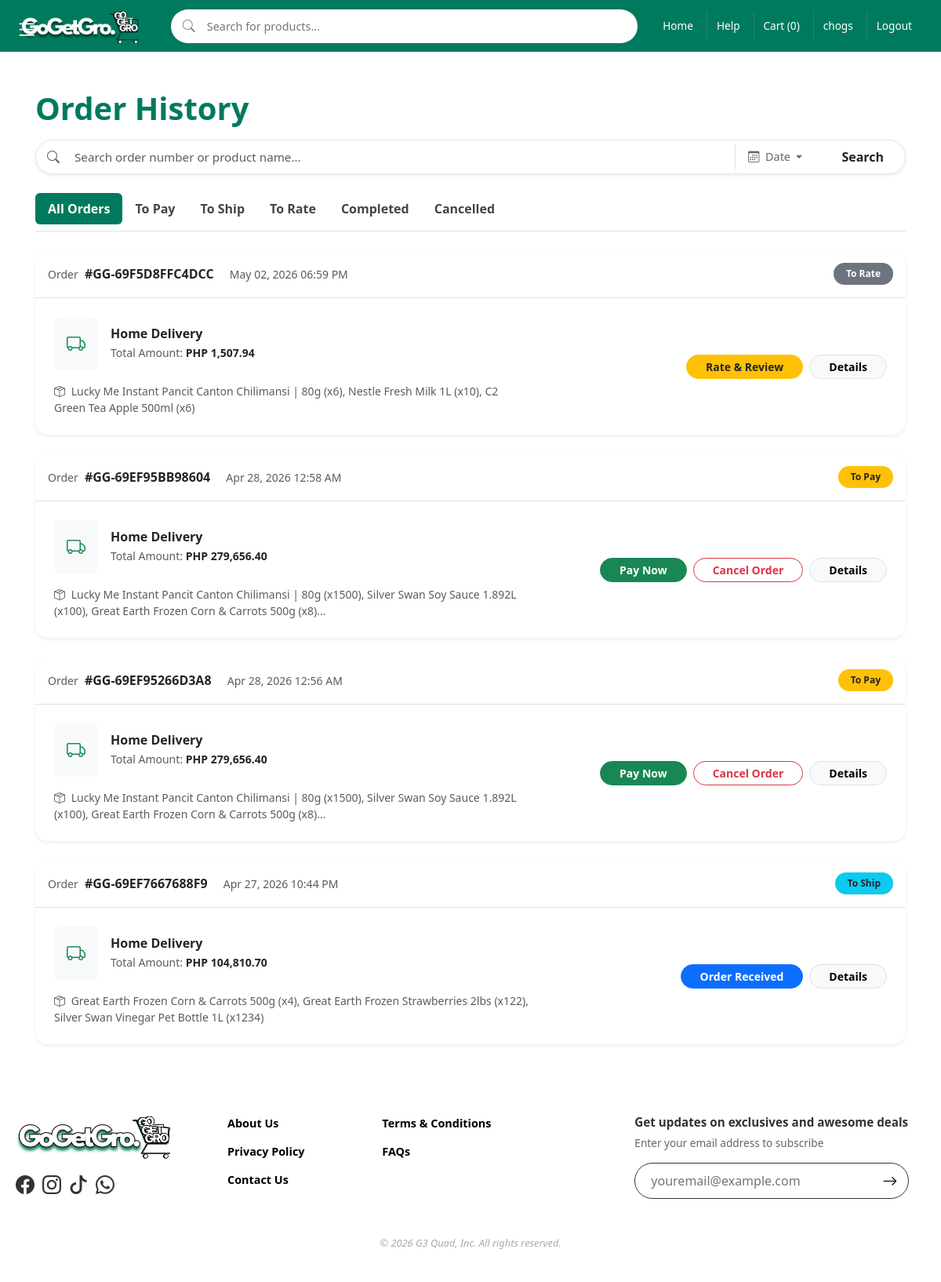
/orderhistory.php (signed in), run on the app's committed database.
### tables this page shows
CREATE TABLE `orders` (
  `id` int(10) UNSIGNED NOT NULL,
  `user_id` int(11) NOT NULL,
  `order_number` varchar(30) NOT NULL,
  `status` varchar(30) NOT NULL DEFAULT 'To Pay',
  `fulfillment_type` varchar(40) NOT NULL DEFAULT 'Regular Delivery',
  `delivery_type` varchar(20) NOT NULL DEFAULT 'regular',
  `delivery_address_id` int(10) UNSIGNED DEFAULT NULL,
  `subtotal` decimal(10,2) NOT NULL DEFAULT 0.00,
  `delivery_fee` decimal(10,2) NOT NULL DEFAULT 0.00,
  `discount_amount` decimal(10,2) NOT NULL DEFAULT 0.00,
  `total_amount` decimal(10,2) NOT NULL DEFAULT 0.00,
  `created_at` datetime NOT NULL DEFAULT current_timestamp(),
  `updated_at` datetime NOT NULL DEFAULT current_timestamp() ON UPDATE current_timestamp(),
  `rating` tinyint(1) DEFAULT NULL,
  `email_sent` tinyint(1) DEFAULT 0,
  `delivery_email_sent` tinyint(1) DEFAULT 0,
  `rating_email_sent` tinyint(1) DEFAULT 0
);

### includes/store.php (called while the page is built, shortened)
<?php
function current_user(): ?array
{
    return $_SESSION['user'] ?? null;
}
function money(float $amount): string
{
    return 'PHP ' . number_format($amount, 2);
}
function get_user_orders(int $userId): array
{
    global $db;
    $stmt = $db->prepare('SELECT id, order_number, status, fulfillment_type, total_amount, created_at FROM orders WHERE user_id = ? ORDER BY created_at DESC');
    $stmt->bind_param('i', $userId);
    $stmt->execute();
    return $stmt->get_result()->fetch_all(MYSQLI_ASSOC);
}
function get_order_items(mysqli $db, int $orderId): array
{
    $stmt = $db->prepare('SELECT id, product_id, product_name, quantity, unit_price FROM order_items WHERE order_id = ?');
    $stmt->bind_param('i', $orderId);
    $stmt->execute();
    return $stmt->get_result()->fetch_all(MYSQLI_ASSOC);
}
function get_orders(): array
{
    $user = current_user();
    return get_user_orders($user['id']);
}

### orderhistory.php (the view, shortened to what this page needs)
<?php
$statusTabs = [
    'all'        => null,
    'to-pay'     => 'To Pay',
    'to-ship'    => 'To Ship',
    'to-rate'    => 'To Rate',
    'completed'  => 'Completed',
    'cancelled'  => 'Cancelled',
];
$activeTab = $_GET['tab'] ?? 'all';
$searchQuery = trim($_GET['search'] ?? '');
$dateFilter  = trim($_GET['date'] ?? '');
$orders = get_orders();
function oh_status_class(string $s): string {
    return match($s) {
        'To Pay'      => 'bg-warning text-dark',
        'To Ship'     => 'bg-info text-dark',
        'To Rate'     => 'bg-secondary',
        'Delivered'   => 'bg-success',
        'Completed'   => 'bg-success',
        'Cancelled'   => 'bg-danger',
        default       => 'bg-secondary'
    };
}
require_once __DIR__ . '/includes/header.php';
?>
<main class="content-wrapper">
    <div class="container my-5">
        <div class="d-flex align-items-center justify-content-between mb-3">
            <h1 class="fw-bold mb-0" style="color: #007a5e;">Order History</h1>
        </div>
        <form method="GET" action="orderhistory.php" class="mb-4">
            <div class="input-group shadow-sm rounded-pill overflow-hidden" style="border: 1px solid #d8ede7; background: #fff; padding: 2px;">
                <span class="input-group-text bg-transparent border-0 pe-2 text-muted">
                    <i class="bi bi-search"></i>
                </span>
                <input type="text" name="search" class="form-control border-0 shadow-none bg-transparent" placeholder="Search order number or product name..." value="<?= htmlspecialchars($searchQuery) ?>" style="font-size:0.95rem;">
                <div class="dropdown">
                    <button class="btn btn-link text-muted text-decoration-none dropdown-toggle h-100 px-3 border-start" type="button" data-bs-toggle="dropdown" aria-expanded="false" style="font-size: 0.9rem; color: #666 !important;">
                        <i class="bi bi-calendar3 me-1"></i> <?= $dateFilter ?: 'Date' ?>
                    </button>
                </div>
                <button type="submit" class="btn btn-gogetgro px-4 fw-bold rounded-pill ms-2">Search</button>
            </div>
        </form>
        <ul class="nav nav-pills mb-4 overflow-auto flex-nowrap pb-2 border-bottom">
            <?php foreach ($statusTabs as $slug => $label): ?>
                <li class="nav-item">
                    <a class="nav-link <?= $activeTab === $slug ? 'active' : '' ?> fw-semibold"
                       href="orderhistory.php?tab=<?= $slug ?>"
                       style="<?= $activeTab === $slug ? 'background-color:#007a5e;' : 'color:#444;' ?>">
                        <?= $label ?? 'All Orders' ?>
                    </a>
                </li>
            <?php endforeach; ?>
        </ul>
        <?php if (empty($orders)): ?>
            <div class="text-center py-5 bg-white rounded-4 shadow-sm">
                <i class="bi bi-bag-x" style="font-size: 4rem; color: #dee2e6;"></i>
                <p class="mt-3 text-muted">No orders found in this category.</p>
                <a href="index.php" class="btn btn-primary mt-2" style="background:#007a5e; border:none; border-radius:50px; padding:10px 25px;">Start Shopping</a>
            </div>
        <?php else: ?>
            <div class="row g-4" id="orders-container">
                <?php foreach ($orders as $index => $order): ?>
                    <div class="col-12 order-card" style="<?= $index >= 5 ? 'display: none;' : '' ?>">
                        <div class="card border-0 shadow-sm rounded-4 overflow-hidden">
                            <div class="card-header bg-white py-3 border-bottom d-flex justify-content-between align-items-center">
                                <div>
                                    <span class="text-muted small">Order</span>
                                    <span class="fw-bold ms-1">#<?= htmlspecialchars($order['order_number']) ?></span>
                                    <span class="text-muted small ms-3"><?= date('M d, Y h:i A', strtotime($order['created_at'])) ?></span>
                                </div>
                                <span class="badge rounded-pill <?= oh_status_class($order['status']) ?> px-3 py-2">
                                    <?= htmlspecialchars($order['status']) ?>
                                </span>
                            </div>
                            <div class="card-body p-4">
                                <div class="row align-items-center">
                                    <div class="col-md-7">
                                        <div class="d-flex align-items-center mb-3">
                                            <div class="bg-light p-3 rounded-3 me-3">
                                                <i class="bi <?= $order['fulfillment_type'] === 'pickup' ? 'bi-shop' : 'bi-truck' ?> text-success" style="font-size: 1.5rem;"></i>
                                            </div>
                                            <div>
                                                <h6 class="mb-1 fw-bold"><?= $order['fulfillment_type'] === 'pickup' ? 'Store Pickup' : 'Home Delivery' ?></h6>
                                                <p class="text-muted small mb-0">Total Amount: <span class="fw-bold text-dark"><?= money((float)$order['total_amount']) ?></span></p>
                                            </div>
                                        </div>
                                        <?php
                                            $items = get_order_items($db, $order['id']);
                                            $itemNames = array_map(fn($i) => htmlspecialchars($i['product_name']) . ' (x' . $i['quantity'] . ')', $items);
                                        ?>
                                        <div class="text-muted small">
                                            <i class="bi bi-box-seam me-1"></i>
                                            <?= implode(', ', array_slice($itemNames, 0, 3)) ?><?= count($itemNames) > 3 ? '...' : '' ?>
                                        </div>
                                    </div>
                                    <div class="col-md-5 text-md-end mt-4 mt-md-0">
                                        <div class="d-flex flex-wrap gap-2 justify-content-md-end">
                                            <?php if ($order['status'] === 'To Pay'): ?>
                                                <form method="POST" class="d-inline-block">
                                                    <button type="submit" class="btn btn-success btn-sm rounded-pill px-4 fw-bold">Pay Now</button>
                                                </form>
                                                <form method="POST" class="d-inline-block" onsubmit="return confirmCancel(event)">
                                                    <button type="submit" class="btn btn-outline-danger btn-sm rounded-pill px-4 fw-bold">Cancel Order</button>
                                                </form>
                                            <?php endif; ?>
                                            <?php if ($order['status'] === 'To Ship'): ?>
                                                <form method="POST" onsubmit="return confirmReceive(event)">
                                                    <button type="submit" class="btn btn-primary btn-sm rounded-pill px-4 fw-bold">Order Received</button>
                                                </form>
                                            <?php endif; ?>
                                                                                         <?php if ($order['status'] === 'To Rate'): ?>
                                                <form method="POST" onsubmit="return confirmRate(event)">
                                                    <button type="submit" class="btn btn-warning btn-sm rounded-pill px-4 fw-bold text-dark">Rate & Review</button>
                                                </form>
                                             <?php endif; ?>
                                            <button class="btn btn-light btn-sm rounded-pill px-4 border fw-semibold" type="button"
                                                    data-bs-toggle="collapse" data-bs-target="#details-<?= $order['id'] ?>">
                                                Details
                                            </button>
                                        </div>
                                    </div>
                                </div>
                            </div>
                        </div>
                    </div>
                <?php endforeach; ?>
            </div>
        <?php endif; ?>
    </div>
</main>
<?php require_once __DIR__ . '/includes/footer.php'; ?>

### stylesheet1.css (style rules this page uses)
:root { --primary-green: #007a5e; --accent-teal: #00cc99; --bg-light: #ffffff; --white: #ffffff; --card-shadow: 0 4px 8px rgba(0, 0, 0, 0.1); --card-hover-shadow: 0 12px 20px rgba(0, 0, 0, 0.15); }
* { margin: 0; padding: 0; box-sizing: border-box; font-family: 'Segoe UI', Tahoma, Geneva, Verdana, sans-serif; }
.content-wrapper { max-width: 1180px; margin: 0 auto; padding: 0 15px; width: 100%; flex: 1; }
body { background-color: var(--bg-light); color: #333; display: flex; flex-direction: column; min-height: 100vh; }
.container { max-width: 1200px; margin: 40px auto; padding: 0 20px; }

### orderhistory.php (style rules this page uses)
.nav-pills .nav-link.active { background-color: #007a5e !important; }
.card { transition: transform 0.2s; }

### data on the page
orders: order_number "GG-69F5D8FFC4DCC", created_at "May 02, 2026 06:59 PM", status "To Rate", fulfillment_type "Home Delivery", total_amount "PHP 1,507.94", itemNames "Lucky Me Instant Pancit Canton Chilimansi | 80g (x6), Nestle Fresh Milk 1L (x10), C2 Green Tea Apple 500ml (x6)"
orders: order_number "GG-69EF95BB98604", created_at "Apr 28, 2026 12:58 AM", status "To Pay", fulfillment_type "Home Delivery", total_amount "PHP 279,656.40", itemNames "Lucky Me Instant Pancit Canton Chilimansi | 80g (x1500), Silver Swan Soy Sauce 1.892L (x100), Great Earth Frozen Corn & Carrots 500g (x8)"
orders: order_number "GG-69EF95266D3A8", created_at "Apr 28, 2026 12:56 AM", status "To Pay", fulfillment_type "Home Delivery", total_amount "PHP 279,656.40", itemNames "Lucky Me Instant Pancit Canton Chilimansi | 80g (x1500), Silver Swan Soy Sauce 1.892L (x100), Great Earth Frozen Corn & Carrots 500g (x8)"
orders: order_number "GG-69EF7667688F9", created_at "Apr 27, 2026 10:44 PM", status "To Ship", fulfillment_type "Home Delivery", total_amount "PHP 104,810.70", itemNames "Great Earth Frozen Corn & Carrots 500g (x4), Great Earth Frozen Strawberries 2lbs (x122), Silver Swan Vinegar Pet Bottle 1L (x1234)"

### other printed values
cart_items_count() "0"
$user['username'] "chogs"
$dateFilter ?: 'Date' "Date"
$label "All Orders"
$label "To Pay"
$label "To Ship"
$label "To Rate"
$label "Completed"
$label "Cancelled"
